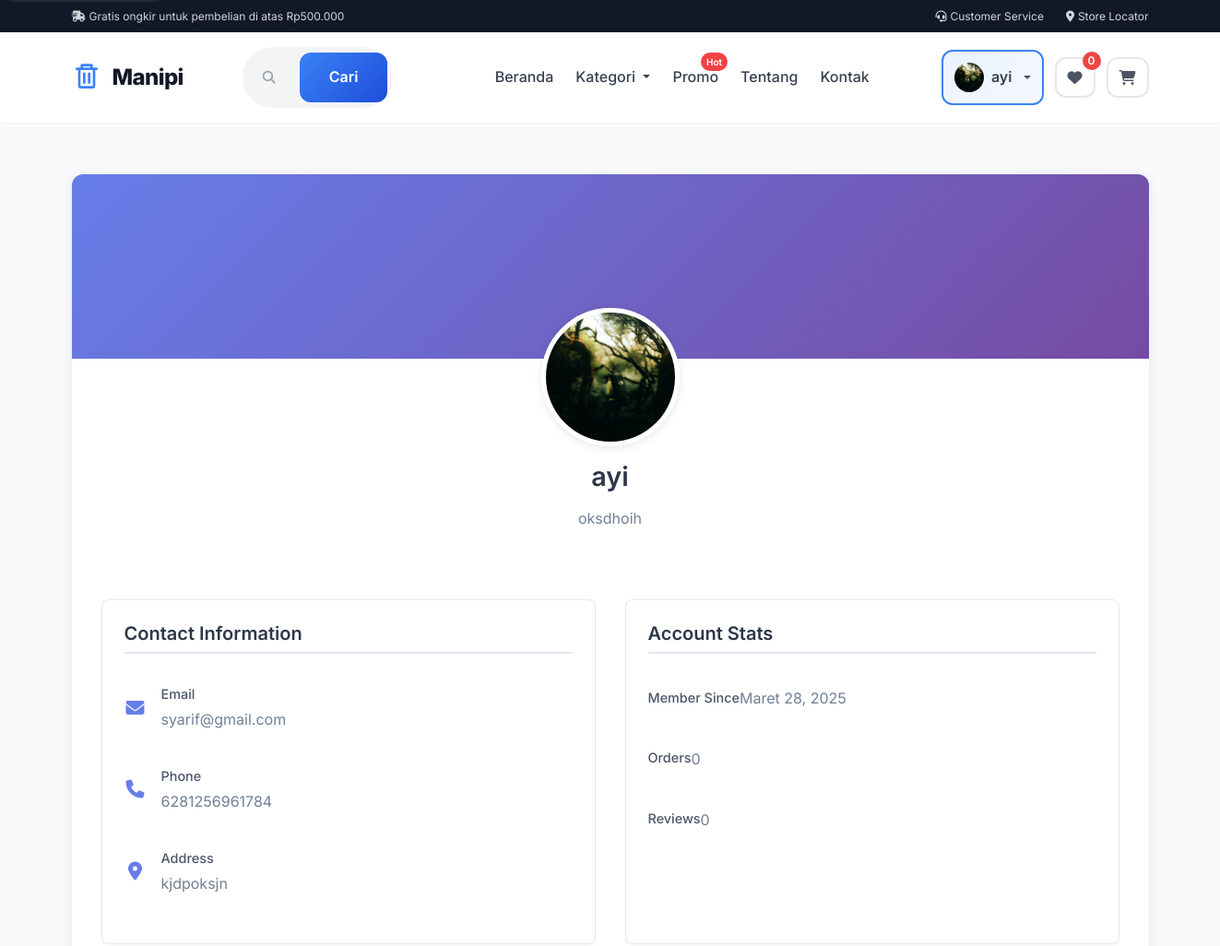
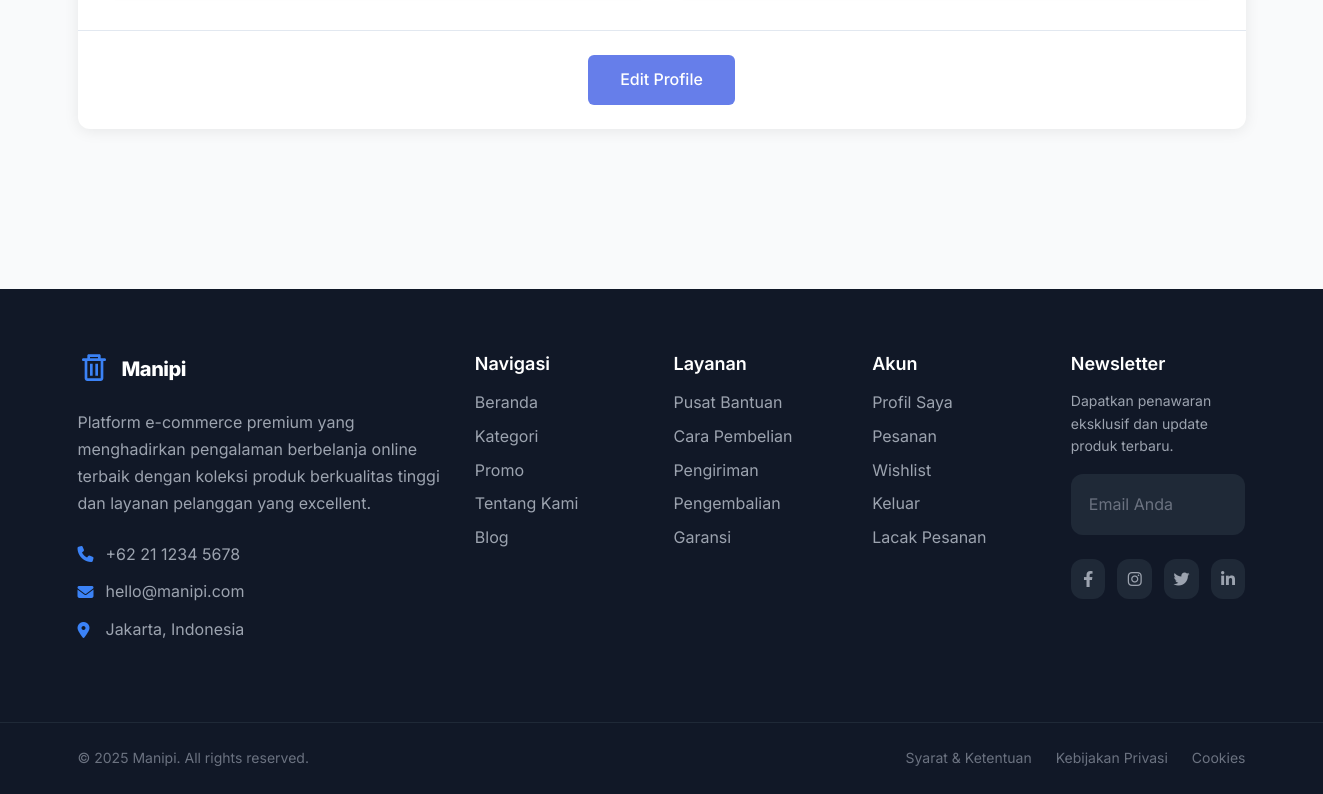
The app's page /profil/ (signed in) with its own data (2 pictures, top to bottom).
### store/models.py (models this page shows, shortened)
class UserProfile(models.Model):
    user = models.OneToOneField(User, on_delete=models.CASCADE, related_name="profile")
    phone = models.CharField(max_length=15, null=True, blank=True)
    address = models.TextField(null=True, blank=True)
    avatar = models.ImageField(upload_to='profile_images/', null=True, blank=True)
    bio = models.TextField(null=True, blank=True)
    updated_at = models.DateTimeField(auto_now=True)
    @property
    def avatarURL(self):
        try:
            url = self.avatar.url
        except:
            url = '/static/images/default-avatar.png'  # Pastikan file default ada di static
        return url

### store/views.py (the view)
# urls.py: path('profil/', views.profil_user, name='profil'),
@login_required
def profil_user(request):
    profile, created = UserProfile.objects.get_or_create(user=request.user)
    return render(request, 'store/profil.html', {'profile': profile})

### store/templates/store/profil.html
{% extends 'store/store.html' %}
{% load static %}
{% block content %}
<link rel="stylesheet" type="text/css" href="{% static 'css/profile.css' %}">
<div class="profile-container">
    <div class="profile-wrapper">
        <div class="profile-header">
            <div class="profile-cover"></div>
            <div class="profile-info">
                <div class="avatar-container">
                    <img src="{% if profile.avatar %}{{ profile.avatar.url }}{% else %}{% static 'images/default-avatar.png' %}{% endif %}"
                    alt="Profile Picture"
                    class="avatar">
                </div>
                <h1 class="profile-name">{{ request.user.username }}</h1>
                <p class="profile-bio">{{ profile.bio|default:"No bio yet" }}</p>
            </div>
        </div>
        <div class="profile-content">
            <div class="profile-card">
                <h2>Contact Information</h2>
                <div class="info-item">
                    <i class="fas fa-envelope"></i>
                    <div>
                        <p>Email</p>
                        <span>{{ request.user.email|default:"Not provided" }}</span>
                    </div>
                </div>
                <div class="info-item">
                    <i class="fas fa-phone"></i>
                    <div>
                        <p>Phone</p>
                        <span>{{ profile.phone|default:"Not provided" }}</span>
                    </div>
                </div>
                <div class="info-item">
                    <i class="fas fa-map-marker-alt"></i>
                    <div>
                        <p>Address</p>
                        <span>{{ profile.address|default:"Not provided" }}</span>
                    </div>
                </div>
            </div>
            <div class="profile-card">
                <h2>Account Stats</h2>
                <div class="info-item">
                    <p>Member Since</p>
                    <span>{{ request.user.date_joined|date:"F j, Y" }}</span>
                </div>
                <div class="info-item">
                    <p>Orders</p>
                    <span>{{ profile.orders_count|default:"0" }}</span>
                </div>
                <div class="info-item">
                    <p>Reviews</p>
                    <span>{{ profile.reviews_count|default:"0" }}</span>
                </div>
            </div>
        </div>
        <div class="profile-actions">
            <a href="{% url 'edit_profile' %}" class="edit-btn">Edit Profile</a>
        </div>
    </div>
</div>
{% endblock %}

### store/templates/store/main.html (shortened to what this page needs)
<!DOCTYPE html>
{% load static %}
<html lang="id" class="scroll-smooth">
<head>
    <link rel="stylesheet" href="https://cdnjs.cloudflare.com/ajax/libs/font-awesome/6.4.0/css/all.min.css">
    <link href="https://cdn.jsdelivr.net/npm/bootstrap@5.3.2/dist/css/bootstrap.min.css" rel="stylesheet">
    <link rel="stylesheet" href="{% static 'css/main.css' %}">
    {% block extra_css %}{% endblock %}
</head>
<body class="bg-gray-50">
    <header class="header" id="main-header">
        <div class="top-bar d-none d-lg-block">
            <div class="container">
                <div class="row align-items-center">
                    <div class="col-md-6">
                        <div class="top-bar-left">
                            <span class="top-bar-item">
                                <i class="fas fa-shipping-fast me-1"></i>
                                Gratis ongkir untuk pembelian di atas Rp500.000
                            </span>
                        </div>
                    </div>
                    <div class="col-md-6">
                        <div class="top-bar-right">
                            <div class="top-bar-links">
                                <a href="#" class="top-bar-link">
                                    <i class="fas fa-headset me-1"></i>
                                    Customer Service
                                </a>
                                <a href="#" class="top-bar-link">
                                    <i class="fas fa-map-marker-alt me-1"></i>
                                    Store Locator
                                </a>
                            </div>
                        </div>
                    </div>
                </div>
            </div>
        </div>
        <nav class="navbar navbar-expand-xl navbar-light" id="main-navbar">
            <div class="container">
                <a class="navbar-brand" href="{% url 'store' %}">
                    <div class="brand-logo">
                        <span class="brand-text">Manipi</span>
                    </div>
                </a>
                <div class="search-container d-none d-xl-flex">
                    <form action="{% url 'store' %}" method="get" class="search-form">
                        <div class="search-input-group">
                            <div class="search-input-wrapper">
                                <i class="fas fa-search search-icon"></i>
                                <input type="text"
                                       name="search"
                                       class="search-input"
                                       placeholder="Cari produk, brand, atau kategori..."
                                       value="{{ request.GET.search|default:'' }}"
                                       autocomplete="off">
                            </div>
                            <button type="submit" class="search-btn">
                                <span>Cari</span>
                            </button>
                        </div>
                    </form>
                </div>
                <div class="collapse navbar-collapse" id="main-nav">
                    <ul class="navbar-nav mx-auto">
                        <li class="nav-item">
                            <a class="nav-link {% if request.resolver_match.url_name == 'store' %}active{% endif %}"
                               href="{% url 'store' %}">
                                Beranda
                            </a>
                        </li>
                        <li class="nav-item dropdown">
                            <a class="nav-link dropdown-toggle" href="#" role="button" data-bs-toggle="dropdown">
                                Kategori
                            </a>
                        </li>
                        <li class="nav-item">
                            <a class="nav-link" href="#">
                                Promo
                                <span class="nav-badge">Hot</span>
                            </a>
                        </li>
                        <li class="nav-item">
                            <a class="nav-link" href="#">Tentang</a>
                        </li>
                        <li class="nav-item">
                            <a class="nav-link" href="#">Kontak</a>
                        </li>
                    </ul>
                    <div class="navbar-actions">
                        {% if user.is_authenticated %}
                        <div class="dropdown user-dropdown">
                            <button class="action-btn dropdown-toggle" data-bs-toggle="dropdown">
                                <div class="user-avatar">
                                    {% if user.profile.avatar %}
                                    <img src="{{ user.profile.avatarURL }}" alt="{{ user.username }}">
                                    {% else %}
                                    <i class="fas fa-user"></i>
                                    {% endif %}
                                </div>
                                <span class="d-none d-lg-inline user-name">{{ user.first_name|default:user.username }}</span>
                            </button>
                        </div>
                        {% else %}
                        <a href="{% url 'login' %}" class="action-btn login-btn">
                            <i class="fas fa-sign-in-alt"></i>
                            <span class="d-none d-lg-inline">Masuk</span>
                        </a>
                        {% endif %}
                        <button class="action-btn wishlist-btn" title="Wishlist">
                            <i class="fas fa-heart"></i>
                            <span class="action-badge">0</span>
                        </button>
                        <a href="{% url 'cart' %}" class="action-btn cart-btn" title="Keranjang Belanja">
                            <i class="fas fa-shopping-cart"></i>
                        </a>
                    </div>
                </div>
            </div>
        </nav>
    </header>
    <main id="main-content" class="main-content">
        {% block content %}{% endblock %}
    </main>
    <footer class="footer">
        <div class="footer-main">
            <div class="container">
                <div class="row g-4">
                    <div class="col-lg-4 col-md-6">
                        <div class="footer-section">
                            <div class="footer-brand mb-4">
                                <div class="brand-logo">
                                    <span class="brand-text">Manipi</span>
                                </div>
                            </div>
                            <p class="footer-description">
                                Platform e-commerce premium yang menghadirkan pengalaman berbelanja online terbaik
                                dengan koleksi produk berkualitas tinggi dan layanan pelanggan yang excellent.
                            </p>
                            <div class="footer-contact">
                                <div class="contact-item">
                                    <i class="fas fa-phone"></i>
                                    <span>+62 21 1234 5678</span>
                                </div>
                                <div class="contact-item">
                                    <i class="fas fa-envelope"></i>
                                    <span>hello@manipi.com</span>
                                </div>
                                <div class="contact-item">
                                    <i class="fas fa-map-marker-alt"></i>
                                    <span>Jakarta, Indonesia</span>
                                </div>
                            </div>
                        </div>
                    </div>
                    <div class="col-lg-2 col-md-3 col-6">
                        <div class="footer-section">
                            <h5 class="footer-title">Navigasi</h5>
                            <ul class="footer-links">
                                <li><a href="{% url 'store' %}">Beranda</a></li>
                                <li><a href="{% url 'category_list' %}">Kategori</a></li>
                                <li><a href="#">Promo</a></li>
                                <li><a href="#">Tentang Kami</a></li>
                                <li><a href="#">Blog</a></li>
                            </ul>
                        </div>
                    </div>
                    <div class="col-lg-2 col-md-3 col-6">
                        <div class="footer-section">
                            <h5 class="footer-title">Layanan</h5>
                            <ul class="footer-links">
                                <li><a href="#">Pusat Bantuan</a></li>
                                <li><a href="#">Cara Pembelian</a></li>
                                <li><a href="#">Pengiriman</a></li>
                                <li><a href="#">Pengembalian</a></li>
                                <li><a href="#">Garansi</a></li>
                            </ul>
                        </div>
                    </div>
                    <div class="col-lg-2 col-md-6">
                        <div class="footer-section">
                            <h5 class="footer-title">Akun</h5>
                            <ul class="footer-links">
                                {% if user.is_authenticated %}
                                <li><a href="{% url 'profil' %}">Profil Saya</a></li>
                                <li><a href="#">Pesanan</a></li>
                                <li><a href="#">Wishlist</a></li>
                                <li><a href="{% url 'logout' %}">Keluar</a></li>
                                {% else %}
                                <li><a href="{% url 'login' %}">Masuk</a></li>
                                <li><a href="{% url 'register' %}">Daftar</a></li>
                                {% endif %}
                                <li><a href="#">Lacak Pesanan</a></li>
                            </ul>
                        </div>
                    </div>
                    <div class="col-lg-2 col-md-6">
                        <div class="footer-section">
                            <h5 class="footer-title">Newsletter</h5>
                            <p class="footer-newsletter-text">
                                Dapatkan penawaran eksklusif dan update produk terbaru.
                            </p>
                            <form class="newsletter-form">
                                <div class="newsletter-input-group">
                                    <input type="email" class="newsletter-input" placeholder="Email Anda" required>
                                </div>
                            </form>
                            <div class="social-links">
                                <a href="#" class="social-link" title="Facebook">
                                    <i class="fab fa-facebook-f"></i>
                                </a>
                                <a href="#" class="social-link" title="Instagram">
                                    <i class="fab fa-instagram"></i>
                                </a>
                                <a href="#" class="social-link" title="Twitter">
                                    <i class="fab fa-twitter"></i>
                                </a>
                                <a href="#" class="social-link" title="LinkedIn">
                                    <i class="fab fa-linkedin-in"></i>
                                </a>
                            </div>
                        </div>
                    </div>
                </div>
            </div>
        </div>
        <div class="footer-bottom">
            <div class="container">
                <div class="row align-items-center">
                    <div class="col-md-6">
                        <div class="copyright">
                            <span>&copy; {% now "Y" %} Manipi. All rights reserved.</span>
                        </div>
                    </div>
                    <div class="col-md-6">
                        <div class="footer-bottom-links">
                            <a href="#">Syarat & Ketentuan</a>
                            <a href="#">Kebijakan Privasi</a>
                            <a href="#">Cookies</a>
                        </div>
                    </div>
                </div>
            </div>
        </div>
    </footer>
</body>
</html>

### records on screen
UserProfile: avatar (picture), bio "oksdhoih", phone "6281256961784", address "kjdpoksjn"

### other values on screen
{{ user.first_name|default:user.username }} "ayi"
{{ request.user.username }} "ayi"
{{ request.user.email|default:"Not provided" }} "syarif@gmail.com"
{{ request.user.date_joined|date:"F j, Y" }} "Maret 28, 2025"
{{ profile.orders_count|default:"0" }} "0"
{{ profile.reviews_count|default:"0" }} "0"
